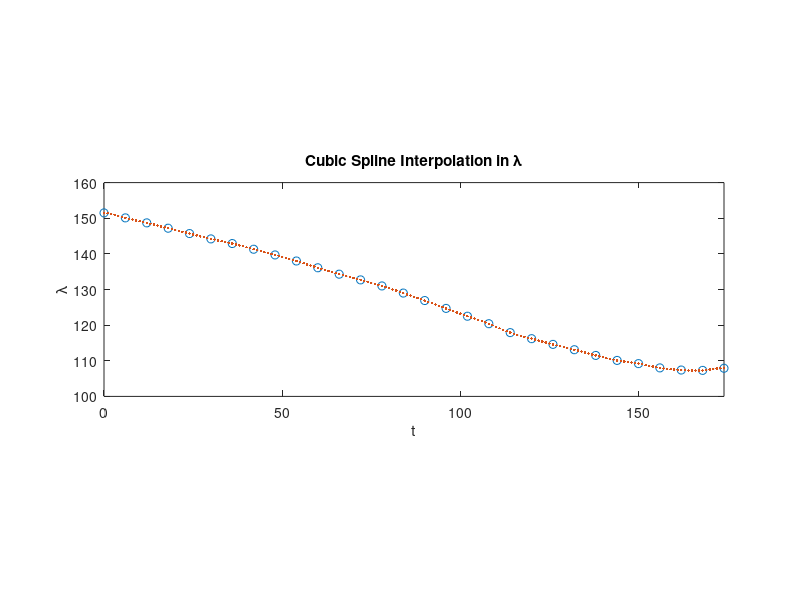
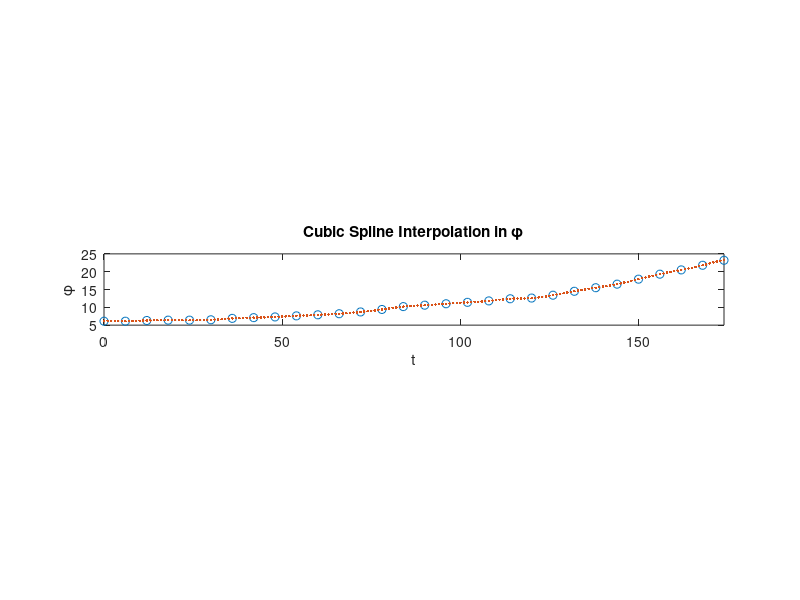
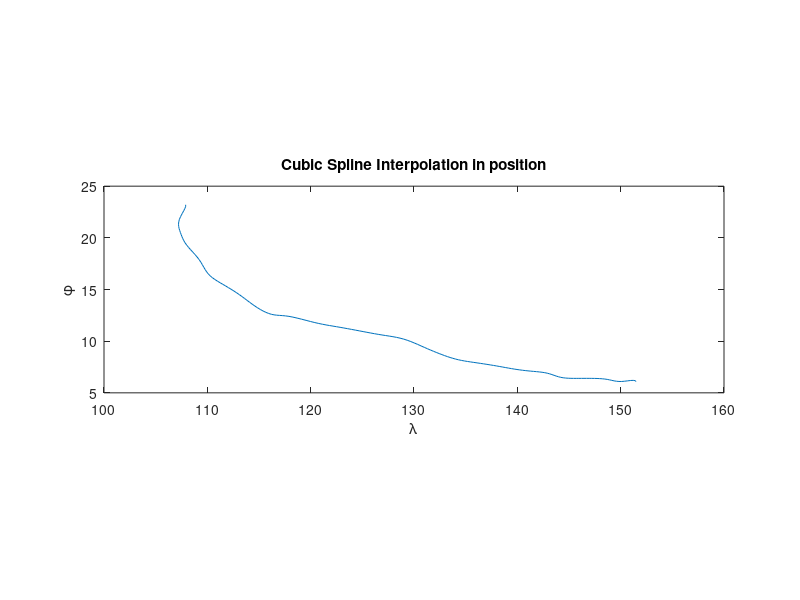

Recreate these plots in MATLAB, in order.
%given time, intervals of 6 hours
t = 0:6:174;
%given latitudes
phi = [6.1, 6.1, 6.3, 6.4, 6.4, 6.5, 6.9, 7.1, 7.3, 7.6, 7.9, 8.2, 8.7, 9.4, 10.2, 10.6, 11.0, 11.4, 11.8, 12.4, 12.6, 13.4, 14.5, 15.5, 16.5, 17.9, 19.3, 20.5, 21.8, 23.2];
%given longitudes
lambda = [151.5, 150.1, 148.7, 147.2, 145.7, 144.2, 142.9, 141.3, 139.7, 138.0, 136.1, 134.3, 132.7, 131.0, 129.0, 126.9, 124.7, 122.5, 120.4, 117.9, 116.2, 114.6, 113.1, 111.5, 110.1, 109.2, 108.0, 107.4, 107.3, 107.9];
%timesteps where we want to interpolate
query = 0:1:174;

%cubic spline interpolation function for lambda. enforcing periodic
%condition. D^1 and D^2 are equal on both ends
pp_lambda = csape(t,lambda,'periodic');
i_lambda = ppval(pp_lambda, query);

%plot original and interpolated values of lambda
figure;
plot(t,lambda,'o',query,i_lambda,':.');
xlim([0 174]);
xlabel('t');
ylabel('\lambda');
title('Cubic Spline Interpolation in \lambda');
daspect([1 1 1]);

%cubic spline interpolation function for phi
pp_phi = csape(t,phi,'periodic');
i_phi = ppval(pp_phi, query);

%plot original and interpolated values of phi
figure;
plot(t,phi,'o',query,i_phi,':.');
xlim([0 174]);
xlabel('t');
ylabel('\phi');
title('Cubic Spline Interpolation in \phi');
daspect([1 1 1]);

%now, plot lambda vs. phi for position
figure;
plot(i_lambda,i_phi,'-');
xlabel('\lambda');
ylabel('\phi');
title('Cubic Spline Interpolation in position');
daspect([1 1 1]);
labels = cellfun(@num2str, num2cell(query), 'UniformOutput', false);
%text(i_lambda,i_phi,labels,'VerticalAlignment','top', 'HorizontalAlignment','left','FontName','normal','FontSize',8,'Rotation',75,'FontWeight','normal');
